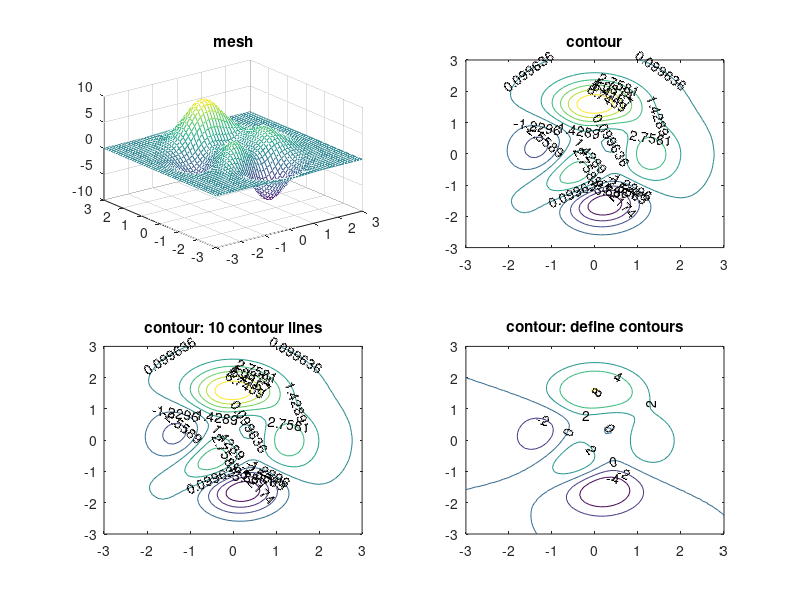

Write MATLAB code to recreate this figure.
% Contour 1.
clear all;
close all;

% MATLAB test function.
[x, y, z] = peaks; 

figure(1);

subplot(2, 2, 1);
mesh(x, y, z);
title('mesh');

subplot(2, 2, 2);
[C, h] = contour(x, y, z)
clabel(C, h);
title('contour');

subplot(2, 2, 3);
[C, h] = contour(x, y, z, 10)
clabel(C, h);
title('contour: 10 contour lines');

subplot(2, 2, 4);
height = [-8 -4 -2 0 2 4 8];
[C, h] = contour(x, y, z, height)
clabel(C, h);
title('contour: define contours');
